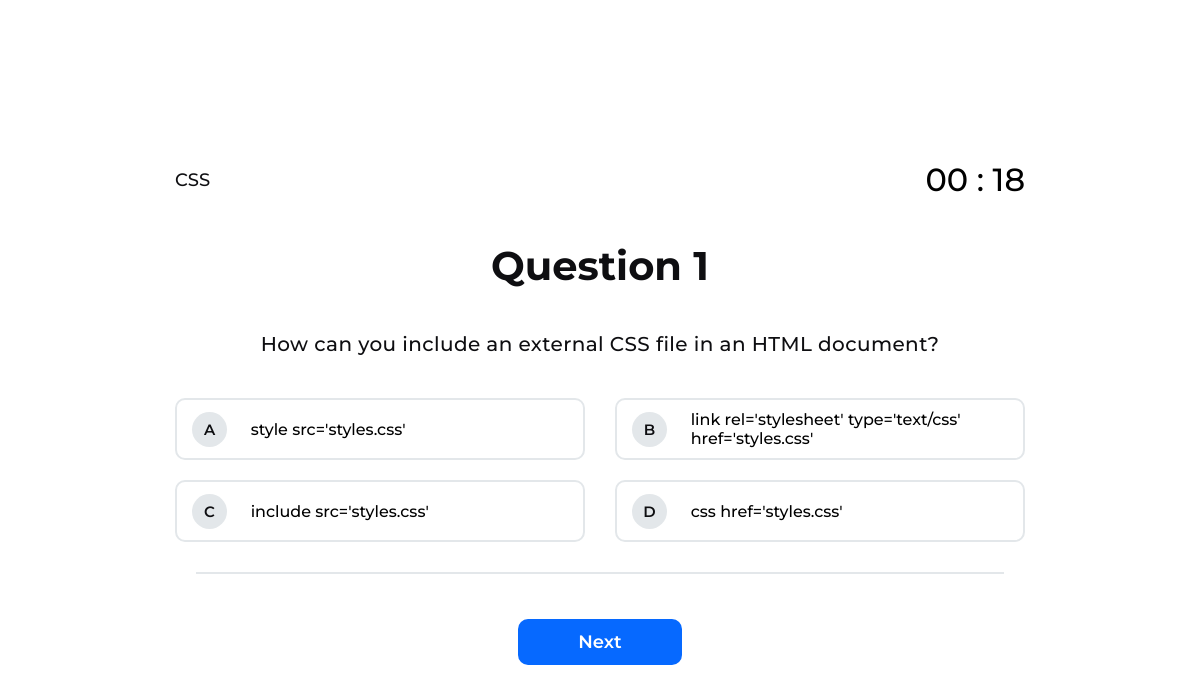
The page /user/quiz.php?topic=XDONyJzAZMTR (signed in) on the database as committed earlier.
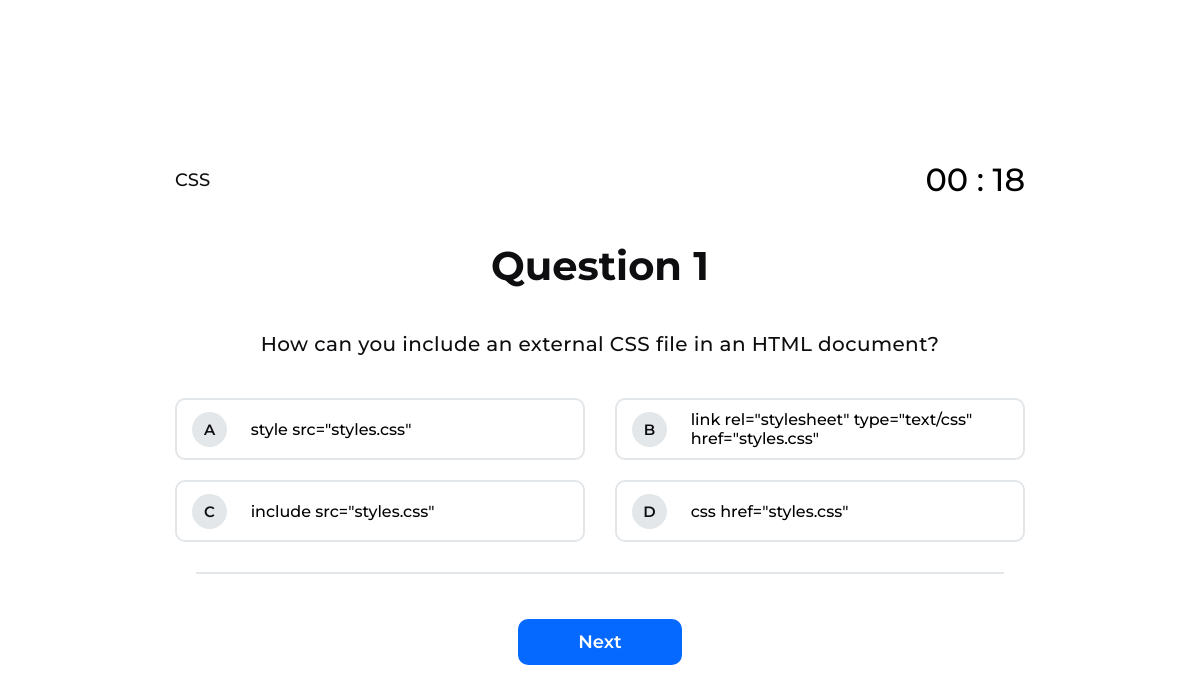
The same page on the database as committed later.
### tables this page shows
CREATE TABLE `quiz_questions` (
  `id` int(11) NOT NULL,
  `topic_unique_id` varchar(15) NOT NULL,
  `topic_name` varchar(255) NOT NULL,
  `question` varchar(255) NOT NULL,
  `option1` varchar(255) NOT NULL,
  `option2` varchar(255) NOT NULL,
  `option3` varchar(255) NOT NULL,
  `option4` varchar(255) NOT NULL,
  `answer` varchar(255) NOT NULL,
  `marks` varchar(100) NOT NULL
);

### user/quiz.php (the view, shortened to what this page needs)
<?php
include "../assets/php/connection.php";
$selectedTopic = isset($_GET['topic']) ? $_GET['topic'] : '';
if (!empty($_SESSION["studentId"])) {
  $fetchQuestions = "SELECT * FROM `quiz_questions` WHERE `topic_unique_id` = '$selectedTopic'";
  $questionResult = mysqli_query($connection, $fetchQuestions);
  if ($questionResult && mysqli_num_rows($questionResult) > 0) {
    $questions = mysqli_fetch_all($questionResult, MYSQLI_ASSOC);
  }
} else {
  header("Location: ../login.php");
}
?>
<!DOCTYPE html>
<html lang="en">
<head>
  <link rel="stylesheet" href="../assets/css/quiz.css" />
  <link rel="stylesheet" href="https://cdn-uicons.flaticon.com/2.1.0/uicons-regular-rounded/css/uicons-regular-rounded.css" />
  <link rel="stylesheet" href="https://cdn-uicons.flaticon.com/2.1.0/uicons-thin-straight/css/uicons-thin-straight.css" />
</head>
<body>
  <div class="main-container">
    <div class="container">
      <form action="#" method="post" class="quiz-form" id="quizForm">
        <div class="quiz-container">
          <div class="top">
            <div class="title">
              <h2>
                <?php echo $questions[0]["topic_name"] ?>
              </h2>
            </div>
            <div class="timer">
              <h2 id="timer"></h2>
            </div>
          </div>
          <div class="quiz-content-wrapper active">
            <h1 id="questionNo">Question 1</h1>
            <div class="question-container">
              <p>
                <?php echo $questions[0]["question"] ?>
              </p>
            </div>
            <div class="options-container">
              <div class="option-group">
                <div class="option-field">
                  <span>A</span>
                  <label for="<?php echo $questions[0]["option1"] ?>">
                    <?php echo $questions[0]["option1"] ?>
                  </label>
                </div>
                <div class="option-field">
                  <span>B</span>
                  <label for="<?php echo $questions[0]["option2"] ?>">
                    <?php echo $questions[0]["option2"] ?>
                  </label>
                </div>
              </div>
              <div class="option-group">
                <div class="option-field">
                  <span>C</span>
                  <label for="<?php echo $questions[0]["option3"] ?>">
                    <?php echo $questions[0]["option3"] ?>
                  </label>
                </div>
                <div class="option-field">
                  <span>D</span>
                  <label for="<?php echo $questions[0]["option4"] ?>">
                    <?php echo $questions[0]["option4"] ?>
                  </label>
                </div>
              </div>
            </div>
            <hr>
            <div class="submit-btn">
              <input type="button" name="nextQuestion" class="nextButton" value="Next">
            </div>
          </div>
        </div>
      </form>
    </div>
  </div>
</body>
</html>

### assets/css/quiz.css (style rules this page uses)
* { margin: 0; padding: 0; box-sizing: border-box; font-family: "Montserrat", sans-serif; text-decoration: none; list-style: none; outline: none; }
:root { --bg-color: #f3f7ff; --border-color: #e3e7ea; --smart-mind-20: #ffffff; --smart-mind-50: #edf7ff; --smart-mind-100: #d6ecff; --smart-mind-200: #b5dfff; --smart-mind-300: #83ccff; --smart-mind-400: #48b0ff; --smart-mind-500: #1e8aff; --smart-mind-600: #0669ff; --smart-mind-700: #004eec; --smart-mind-800: #0841c5; --smart-mind-900: #0d3c9b; --smart-mind-950: #0e255d; --text-color: #0e0e11; }
html { font-size: 62.5%; scroll-behavior: smooth; }
body { width: 100%; height: 100vh; position: relative; }
.main-container { width: 100%; height: 100%; }
.main-container .container { width: 100%; height: 100%; display: flex; align-items: center; justify-content: center; }
.container .quiz-form { width: 100%; height: 100%; display: flex; align-items: center; justify-content: center; }
.quiz-form .quiz-container { width: 85rem; height: 50rem; display: flex; flex-direction: column; align-items: center; justify-content: space-between; gap: 2rem; }
.quiz-container .top { width: 100%; padding: 1rem 0; display: flex; align-items: center; justify-content: space-between; }
.top .title h2 { font-size: 1.8rem; font-weight: 500; color: var(--text-color); }
.top .timer h2 { font-size: 3.2rem; font-weight: 500; }
.quiz-container .quiz-content-wrapper { width: 100%; padding: 1.2rem 0; display: flex; flex-direction: column; align-items: center; gap: 3rem; display: none; }
.quiz-content-wrapper.active { display: flex; }
.quiz-content-wrapper h1 { font-size: 4rem; color: var(--text-color); }
.quiz-content-wrapper .question-container { padding: 1rem; }
.quiz-content-wrapper .question-container p { font-size: 2rem; font-weight: 500; color: var(--text-color); line-height: 1.4; letter-spacing: 0.4px; text-align: center; }
.quiz-content-wrapper .options-container { width: 100%; display: flex; flex-direction: column; align-items: center; gap: 2rem; }
.options-container .option-group { width: 100%; display: flex; align-items: center; gap: 3rem; }
.option-group .option-field { width: 100%; height: 6.2rem; border: 2px solid var(--border-color); border-radius: 1rem; display: flex; align-items: center; justify-content: space-between; gap: 2rem; padding: 0 0 0 1.5rem; }
.option-field span { width: 3.5rem; height: 3.5rem; display: flex; align-items: center; justify-content: center; background-color: var(--border-color); border-radius: 50%; font-size: 1.5rem; font-weight: 600; color: var(--text-color); }
.option-group label { display: block; width: 85%; height: 100%; display: flex; align-items: center; font-size: 1.6rem; font-weight: 500; transition: 0.3s ease-in-out; cursor: pointer; }
.quiz-container hr { width: 95%; height: 1.5px; outline: none; border: 0; background-color: var(--border-color); }
.quiz-content-wrapper .submit-btn { width: 100%; padding: 1.5rem 0; display: flex; align-items: center; justify-content: center; }
.submit-btn input[type="button"] { padding: 1.2rem 6rem; background-color: var(--smart-mind-600); border: none; border-radius: 1rem; font-size: 1.8rem; font-weight: 600; color: var(--smart-mind-20); cursor: pointer; transition: 0.2s ease-in-out; }

Rows that differ between the two databases and show on the page:
changed quiz_questions "How can you include an external CSS file in an HTML document?": option1 "style src='styles.css'" → "style src=\"styles.css\""; option2 "link rel='stylesheet' type='text/css' href='styles.css'" → "link rel=\"stylesheet\" type=\"text/css\" href=\"styles.css\""; option3 "include src='styles.css'" → "include src=\"styles.css\""; option4 "css href='styles.css'" → "css href=\"styles.css\""
